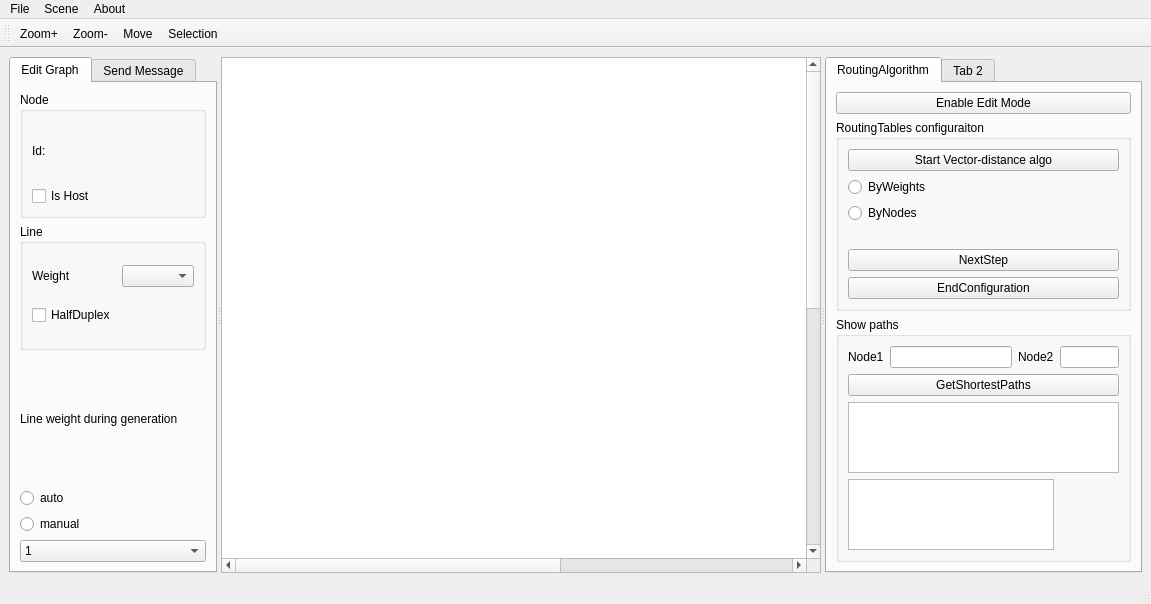
<?xml version="1.0" encoding="UTF-8"?>
<ui version="4.0">
 <class>MainWindow</class>
 <widget class="QMainWindow" name="MainWindow">
  <property name="geometry">
   <rect>
    <x>0</x>
    <y>0</y>
    <width>1151</width>
    <height>583</height>
   </rect>
  </property>
  <property name="windowTitle">
   <string>Course work Yermolenko Denys KV-73</string>
  </property>
  <widget class="QWidget" name="centralwidget">
   <layout class="QGridLayout" name="gridLayout">
    <item row="1" column="0">
     <widget class="QSplitter" name="splitter">
      <property name="orientation">
       <enum>Qt::Horizontal</enum>
      </property>
      <widget class="QTabWidget" name="maniplationTab">
       <property name="currentIndex">
        <number>0</number>
       </property>
       <widget class="QWidget" name="graphEditorTab">
        <attribute name="title">
         <string>Edit Graph</string>
        </attribute>
        <layout class="QGridLayout" name="gridLayout_3">
         <item row="1" column="0">
          <layout class="QVBoxLayout" name="verticalLayout">
           <item>
            <widget class="QGroupBox" name="groupBox">
             <property name="title">
              <string>Node</string>
             </property>
             <layout class="QGridLayout" name="gridLayout_2">
              <item row="0" column="0">
               <widget class="QLabel" name="label_2">
                <property name="text">
                 <string>Id:</string>
                </property>
               </widget>
              </item>
              <item row="0" column="1">
               <widget class="QLabel" name="nodeIdLabel">
                <property name="text">
                 <string/>
                </property>
               </widget>
              </item>
              <item row="1" column="0" colspan="2">
               <widget class="QCheckBox" name="isHostCheckBox">
                <property name="text">
                 <string>Is Host</string>
                </property>
               </widget>
              </item>
              <item row="0" column="2">
               <spacer name="horizontalSpacer">
                <property name="orientation">
                 <enum>Qt::Horizontal</enum>
                </property>
                <property name="sizeHint" stdset="0">
                 <size>
                  <width>40</width>
                  <height>20</height>
                 </size>
                </property>
               </spacer>
              </item>
             </layout>
            </widget>
           </item>
           <item>
            <widget class="QGroupBox" name="groupBox_2">
             <property name="title">
              <string>Line</string>
             </property>
             <layout class="QGridLayout" name="gridLayout_4">
              <item row="0" column="1">
               <widget class="QComboBox" name="comboBox"/>
              </item>
              <item row="0" column="0">
               <widget class="QLabel" name="label_3">
                <property name="text">
                 <string>Weight</string>
                </property>
               </widget>
              </item>
              <item row="1" column="0">
               <widget class="QCheckBox" name="checkBox">
                <property name="text">
                 <string>HalfDuplex</string>
                </property>
               </widget>
              </item>
             </layout>
            </widget>
           </item>
           <item>
            <widget class="QLabel" name="label">
             <property name="text">
              <string>Line weight during generation</string>
             </property>
            </widget>
           </item>
           <item>
            <widget class="QRadioButton" name="autoWeightRadioButton">
             <property name="text">
              <string>auto</string>
             </property>
            </widget>
           </item>
           <item>
            <widget class="QRadioButton" name="manualWeightRadioButton">
             <property name="text">
              <string>manual</string>
             </property>
            </widget>
           </item>
           <item>
            <widget class="QComboBox" name="manualWeightComboBox">
             <item>
              <property name="text">
               <string>1</string>
              </property>
             </item>
             <item>
              <property name="text">
               <string>3</string>
              </property>
             </item>
             <item>
              <property name="text">
               <string>5</string>
              </property>
             </item>
             <item>
              <property name="text">
               <string>6</string>
              </property>
             </item>
             <item>
              <property name="text">
               <string>8</string>
              </property>
             </item>
             <item>
              <property name="text">
               <string>10</string>
              </property>
             </item>
             <item>
              <property name="text">
               <string>11</string>
              </property>
             </item>
             <item>
              <property name="text">
               <string>15</string>
              </property>
             </item>
             <item>
              <property name="text">
               <string>18</string>
              </property>
             </item>
             <item>
              <property name="text">
               <string>20</string>
              </property>
             </item>
             <item>
              <property name="text">
               <string>22</string>
              </property>
             </item>
             <item>
              <property name="text">
               <string>26</string>
              </property>
             </item>
             <item>
              <property name="text">
               <string>27</string>
              </property>
             </item>
            </widget>
           </item>
          </layout>
         </item>
        </layout>
       </widget>
       <widget class="QWidget" name="tab_2">
        <attribute name="title">
         <string>Send Message</string>
        </attribute>
       </widget>
      </widget>
      <widget class="MainView" name="graphicsView">
       <property name="sizePolicy">
        <sizepolicy hsizetype="Expanding" vsizetype="Expanding">
         <horstretch>2</horstretch>
         <verstretch>0</verstretch>
        </sizepolicy>
       </property>
       <property name="minimumSize">
        <size>
         <width>600</width>
         <height>0</height>
        </size>
       </property>
       <property name="sceneRect">
        <rectf>
         <x>0.000000000000000</x>
         <y>0.000000000000000</y>
         <width>1000.000000000000000</width>
         <height>1000.000000000000000</height>
        </rectf>
       </property>
       <property name="renderHints">
        <set>QPainter::HighQualityAntialiasing|QPainter::TextAntialiasing</set>
       </property>
      </widget>
      <widget class="QTabWidget" name="tabWidget_2">
       <property name="currentIndex">
        <number>0</number>
       </property>
       <widget class="QWidget" name="nodeAndLineDetails">
        <attribute name="title">
         <string>RoutingAlgorithm</string>
        </attribute>
        <layout class="QGridLayout" name="gridLayout_6">
         <item row="1" column="0">
          <widget class="QGroupBox" name="routingTableConfGroupBox">
           <property name="title">
            <string>RoutingTables configuraiton</string>
           </property>
           <layout class="QGridLayout" name="gridLayout_5">
            <item row="2" column="0">
             <widget class="QPushButton" name="nextStepButton">
              <property name="text">
               <string>NextStep</string>
              </property>
             </widget>
            </item>
            <item row="1" column="0">
             <widget class="QLabel" name="stepCounterLabel">
              <property name="text">
               <string/>
              </property>
             </widget>
            </item>
            <item row="0" column="0">
             <layout class="QVBoxLayout" name="verticalLayout_2">
              <item>
               <widget class="QPushButton" name="startRoutingAlgoButton">
                <property name="text">
                 <string>Start Vector-distance algo</string>
                </property>
               </widget>
              </item>
              <item>
               <widget class="QRadioButton" name="ByWeightsRadioButton">
                <property name="text">
                 <string>ByWeights</string>
                </property>
               </widget>
              </item>
              <item>
               <widget class="QRadioButton" name="ByNodesRadioButton">
                <property name="text">
                 <string>ByNodes</string>
                </property>
               </widget>
              </item>
             </layout>
            </item>
            <item row="3" column="0">
             <widget class="QPushButton" name="endConfigurationButton">
              <property name="text">
               <string>EndConfiguration</string>
              </property>
             </widget>
            </item>
           </layout>
          </widget>
         </item>
         <item row="0" column="0">
          <widget class="QPushButton" name="enableEditModeButton">
           <property name="text">
            <string>Enable Edit Mode</string>
           </property>
          </widget>
         </item>
         <item row="2" column="0">
          <widget class="QGroupBox" name="showPathsGroupBox">
           <property name="title">
            <string>Show paths</string>
           </property>
           <layout class="QGridLayout" name="gridLayout_7">
            <item row="0" column="1">
             <widget class="QLineEdit" name="node1LineEdit"/>
            </item>
            <item row="0" column="0">
             <widget class="QLabel" name="node1Label">
              <property name="text">
               <string>Node1</string>
              </property>
             </widget>
            </item>
            <item row="0" column="3">
             <widget class="QLineEdit" name="node2LineEdit"/>
            </item>
            <item row="1" column="0" colspan="4">
             <widget class="QPushButton" name="getShortestPathsButton">
              <property name="text">
               <string>GetShortestPaths</string>
              </property>
             </widget>
            </item>
            <item row="2" column="0" colspan="4">
             <widget class="QListView" name="pathsListView"/>
            </item>
            <item row="0" column="2">
             <widget class="QLabel" name="node2Label">
              <property name="text">
               <string>Node2</string>
              </property>
             </widget>
            </item>
            <item row="3" column="0" colspan="3">
             <widget class="QTextEdit" name="textPathReprez"/>
            </item>
           </layout>
          </widget>
         </item>
        </layout>
       </widget>
       <widget class="QWidget" name="tab_4">
        <attribute name="title">
         <string>Tab 2</string>
        </attribute>
       </widget>
      </widget>
     </widget>
    </item>
   </layout>
  </widget>
  <widget class="QMenuBar" name="menubar">
   <property name="geometry">
    <rect>
     <x>0</x>
     <y>0</y>
     <width>1151</width>
     <height>20</height>
    </rect>
   </property>
   <widget class="QMenu" name="menuFile">
    <property name="title">
     <string>File</string>
    </property>
    <addaction name="actionOpen"/>
    <addaction name="actionSave"/>
   </widget>
   <widget class="QMenu" name="menuAbout">
    <property name="title">
     <string>About</string>
    </property>
   </widget>
   <widget class="QMenu" name="menuScene">
    <property name="title">
     <string>Scene</string>
    </property>
    <addaction name="actionZoom"/>
    <addaction name="actionZoom_2"/>
    <addaction name="separator"/>
    <addaction name="actionSelection"/>
    <addaction name="actionMove"/>
   </widget>
   <addaction name="menuFile"/>
   <addaction name="menuScene"/>
   <addaction name="menuAbout"/>
  </widget>
  <widget class="QStatusBar" name="statusbar"/>
  <widget class="QToolBar" name="toolBar">
   <property name="windowTitle">
    <string>toolBar</string>
   </property>
   <attribute name="toolBarArea">
    <enum>TopToolBarArea</enum>
   </attribute>
   <attribute name="toolBarBreak">
    <bool>false</bool>
   </attribute>
   <addaction name="actionZoom"/>
   <addaction name="actionZoom_2"/>
   <addaction name="actionMove"/>
   <addaction name="actionSelection"/>
  </widget>
  <action name="actionOpen">
   <property name="text">
    <string>Open</string>
   </property>
  </action>
  <action name="actionSave">
   <property name="text">
    <string>Save</string>
   </property>
  </action>
  <action name="actionZoom">
   <property name="text">
    <string>Zoom+</string>
   </property>
   <property name="shortcut">
    <string>Ctrl+=</string>
   </property>
  </action>
  <action name="actionZoom_2">
   <property name="text">
    <string>Zoom-</string>
   </property>
   <property name="shortcut">
    <string>Ctrl+-</string>
   </property>
  </action>
  <action name="actionMove">
   <property name="checkable">
    <bool>true</bool>
   </property>
   <property name="text">
    <string>Move</string>
   </property>
  </action>
  <action name="actionSelection">
   <property name="checkable">
    <bool>true</bool>
   </property>
   <property name="text">
    <string>Selection</string>
   </property>
  </action>
 </widget>
 <customwidgets>
  <customwidget>
   <class>MainView</class>
   <extends>QGraphicsView</extends>
   <header>mainview.h</header>
  </customwidget>
 </customwidgets>
 <resources/>
 <connections/>
</ui>
